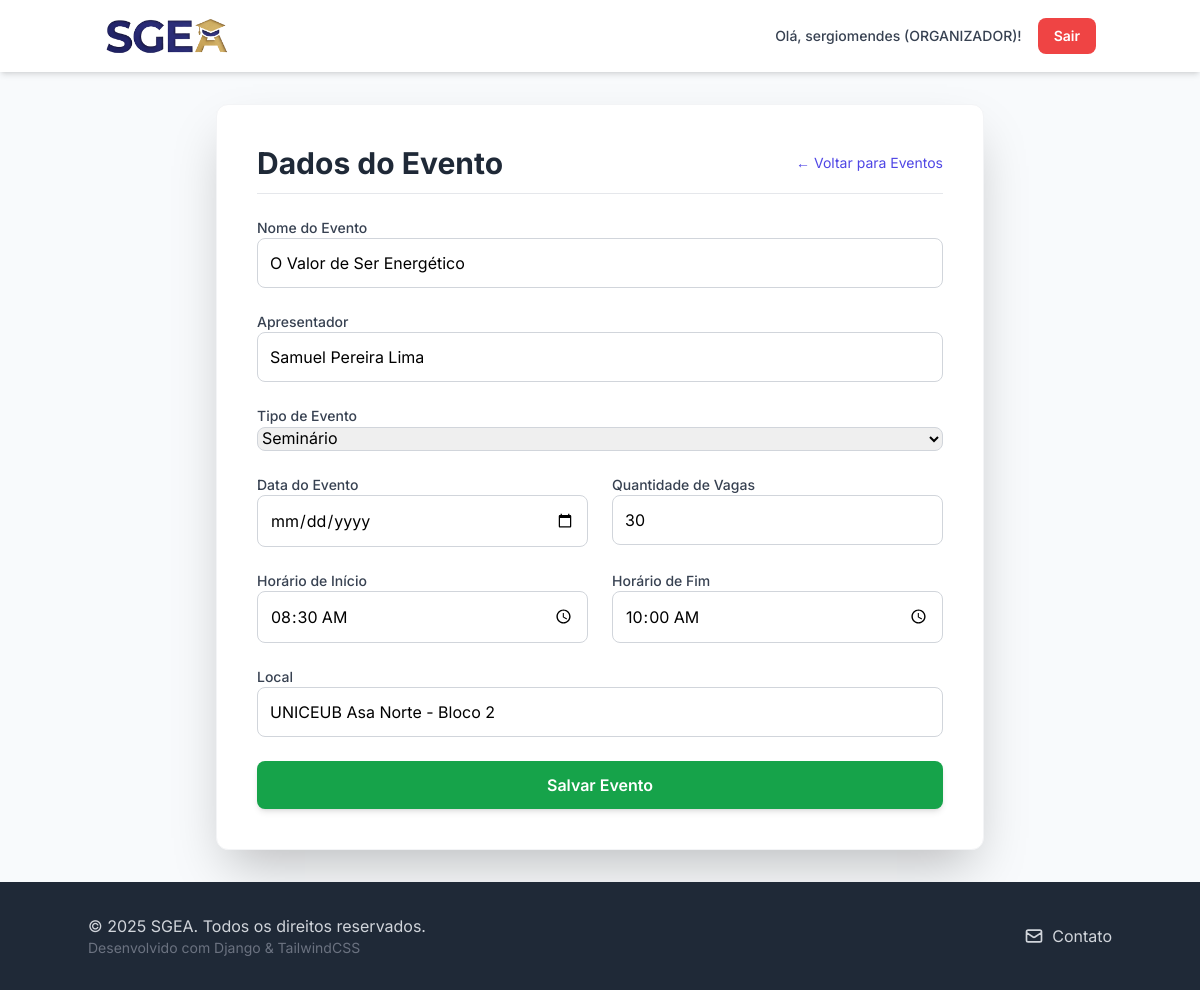
/eventos/5/editar/ (signed in), run on the app's committed database.
### users/models.py (models this page shows, shortened)
class Usuario(AbstractUser):
    telefone = models.CharField(max_length=15, verbose_name='Telefone', blank=True, null=True)
    instituicao_ensino = models.CharField(
        max_length=100,
        verbose_name='Instituição de Ensino',
        blank=True,
        null=True
    )
    PERFIL_CHOICES = (
        ('ALUNO', 'Aluno'),
        ('PROFESSOR', 'Professor'),
        ('ORGANIZADOR', 'Organizador'),
    )
    perfil = models.CharField(
        max_length=15,
        choices=PERFIL_CHOICES,
        default='ALUNO',
        verbose_name='Perfil'
    )
    data_registro = models.DateTimeField(auto_now_add=True)
    class Meta:
        verbose_name = 'Usuário'
        verbose_name_plural = 'Usuários'

### events/models.py (models this page shows, shortened)
class Evento(models.Model):
    TIPO_CHOICES = (
        ('SEMINARIO', 'Seminário'),
        ('PALESTRA', 'Palestra'),
        ('MINICURSO', 'Minicurso'),
        ('SEMANA', 'Semana Acadêmica'),
    )
    nome_evento = models.CharField(max_length=255)
    apresentador = models.CharField(max_length=255)
    tipo_evento = models.CharField(max_length=50, choices=TIPO_CHOICES)
    data = models.DateField()
    horario_inicio = models.TimeField()
    horario_fim = models.TimeField()
    local = models.CharField(max_length=255)
    qtd_participantes = models.IntegerField(default=0)
    organizador_responsavel = models.ForeignKey(
        Usuario,
        on_delete=models.CASCADE,
        limit_choices_to={'perfil': 'ORGANIZADOR'}
    )

### events/views.py (the view)
# urls.py: path('<int:pk>/editar/', views.EventUpdateView.as_view(), name='event_update'),
class EventUpdateView(LoginRequiredMixin, OrganizadorRequiredMixin, UpdateView):
    model = Evento
    form_class = EventForm
    template_name = 'events/event_form.html'
    success_url = reverse_lazy('events:event_list')
    def get_queryset(self):
        return super().get_queryset().filter(organizador_responsavel=self.request.user)

### events/forms.py
class EventForm(forms.ModelForm):
    class Meta:
        model = Evento
        fields = [
            'nome_evento',
            'apresentador',
            'tipo_evento',
            'data',
            'horario_inicio',
            'horario_fim',
            'local',
            'qtd_participantes'
        ]
        widgets = {
            'nome_evento': forms.TextInput(attrs={'placeholder': 'Ex: Semana da Computação'}),
            'apresentador': forms.TextInput(attrs={'placeholder': 'Ex: Dr. Fulano de Tal'}),
            'data': forms.DateInput(attrs={'type': 'date'}),
            'horario_inicio': forms.TimeInput(attrs={'type': 'time'}), # Alterado
            'horario_fim': forms.TimeInput(attrs={'type': 'time'}),
        }

### events/views.py (called while the page is built)
    def test_func(self):
        return self.request.user.is_authenticated and (self.request.user.is_staff or self.request.user.perfil == 'ORGANIZADOR')

### events/templates/events/event_form.html (shortened to what this page needs)
{% load static %}
<!DOCTYPE html>
<html lang="pt-br">
<head>
    <script src="https://cdn.tailwindcss.com"></script>
    <link rel="stylesheet" href="{% static 'css/base.css' %}">
</head>
<body>
    {% include 'inicio/partials/header.html' %}
    <main class="container mx-auto p-4 sm:p-6 md:p-8">
        <div class="w-full max-w-3xl mx-auto bg-white p-8 md:p-10 rounded-xl shadow-2xl border border-gray-100">
            <div class="flex justify-between items-center mb-6 border-b pb-3">
                <h2 class="text-3xl font-bold text-gray-800">Dados do Evento</h2>
                <a href="{% url 'events:event_list' %}" class="text-sm text-indigo-600 hover:text-indigo-800">← Voltar para Eventos</a>
            </div>
            <form method="post" class="space-y-6">
                <div class="grid md:grid-cols-2 gap-6">
                    <div class="md:col-span-2"><label for="{{ form.nome_evento.id_for_label }}" class="block text-sm font-medium text-gray-700">Nome do Evento</label>{{ form.nome_evento }}</div>
                    <div class="md:col-span-2"><label for="{{ form.apresentador.id_for_label }}" class="block text-sm font-medium text-gray-700">Apresentador</label>{{ form.apresentador }}</div>
                    <div class="md:col-span-2"><label for="{{ form.tipo_evento.id_for_label }}" class="block text-sm font-medium text-gray-700">Tipo de Evento</label>{{ form.tipo_evento }}</div>
                    <div><label for="{{ form.data.id_for_label }}" class="block text-sm font-medium text-gray-700">Data do Evento</label>{{ form.data }}</div>
                    <div><label for="{{ form.qtd_participantes.id_for_label }}" class="block text-sm font-medium text-gray-700">Quantidade de Vagas</label>{{ form.qtd_participantes }}</div>
                    <div><label for="{{ form.horario_inicio.id_for_label }}" class="block text-sm font-medium text-gray-700">Horário de Início</label>{{ form.horario_inicio }}</div>
                    <div><label for="{{ form.horario_fim.id_for_label }}" class="block text-sm font-medium text-gray-700">Horário de Fim</label>{{ form.horario_fim }}</div>
                    <div class="md:col-span-2"><label for="{{ form.local.id_for_label }}" class="block text-sm font-medium text-gray-700">Local</label>{{ form.local }}</div>
                </div>
                <button type="submit" class="w-full py-3 px-4 bg-green-600 hover:bg-green-700 text-white font-semibold rounded-lg shadow-md transition duration-200 focus:outline-none focus:ring-2 focus:ring-green-500 focus:ring-offset-2">Salvar Evento</button>
            </form>
        </div>
    </main>
    {% include 'inicio/partials/footer.html' %}
</body>
</html>

### inicio/templates/inicio/partials/header.html (shortened to what this page needs)
{% load static %}
<nav class="bg-white shadow-md sticky top-0 z-10">
    <div class="container mx-auto flex justify-between items-center p-4 flex-wrap">
        <a href="{% url 'inicio:home' %}">
            <img src="{% static 'images/logocortada.png' %}" alt="SGEA Logo" class="h-10 w-auto">
        </a>
        <div id="menu" class="hidden md:flex md:items-center md:space-x-4 w-full md:w-auto mt-4 md:mt-0">
            {% if user.is_authenticated %}
                <span class="block md:inline-block text-gray-700 text-sm font-medium py-2">Olá, {{ user.username }} ({{ user.perfil }})!</span>
                <form class="inline-block w-full md:w-auto mt-2 md:mt-0" method="post" action="{% url 'logout' %}">
                    <button type="submit" class="w-full text-center bg-red-500 hover:bg-red-600 text-white px-4 py-2 rounded-lg text-sm font-semibold transition duration-200">Sair</button>
                </form>
            {% endif %}
        </div>
    </div>
</nav>

### sgea_core/static/css/base.css (style rules this page uses)
:root { --sgea-blue: #1E2A78; --sgea-gold: #E4B74C; --sgea-light-gray: #f8fafc; }
html { height: 100%; }
body { display: flex; flex-direction: column; min-height: 100%; font-family: 'Inter', sans-serif; margin: 0; padding: 0; box-sizing: border-box; -webkit-font-smoothing: antialiased; background-color: var(--sgea-light-gray); }
main { flex-grow: 1; }
h1, h2, h3, .text-primary { color: var(--sgea-blue); }
a { color: var(--sgea-blue); transition: color 0.2s; }
input[type="text"], input[type="password"], input[type="email"], input[type="number"], input[type="date"], input[type="time"], select { width: 100%; padding: 0.75rem; border: 1px solid #d1d5db; border-radius: 0.5rem; outline: none; transition: box-shadow 0.2s; }

### data on the page
Usuario: username "sergiomendes", perfil "ORGANIZADOR"
Evento: nome_evento "O Valor de Ser Energético", apresentador "Samuel Pereira Lima", tipo_evento "Seminário", qtd_participantes "30", horario_inicio "08:30:00", horario_fim "10:00:00", local "UNICEUB Asa Norte - Bloco 2"
